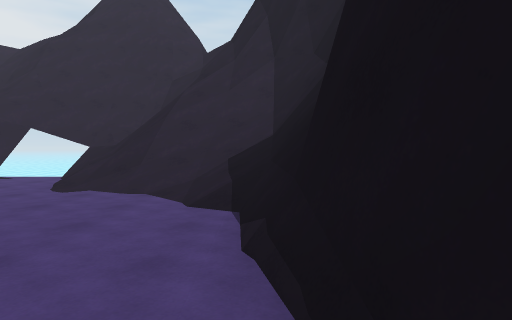
view 1 (above)

24 first-person views from a walk through a Unity game level. The camera is 1.4 m above the floor, tilts 2° down and sees 75° across. The floor is counted in squares, 2 m on a side. Each view is taken from the middle of a square. On the plan, view 1 faces up. The plan holds only what a view shows up to about 10 squares ahead; the rest is blank. The place goes on beyond the plan. Surface patterns are stand-ins for the level's own textures.

view 2
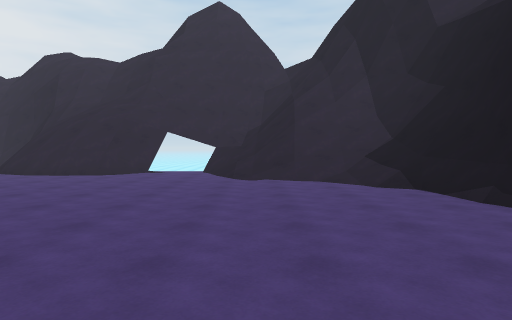

view 3
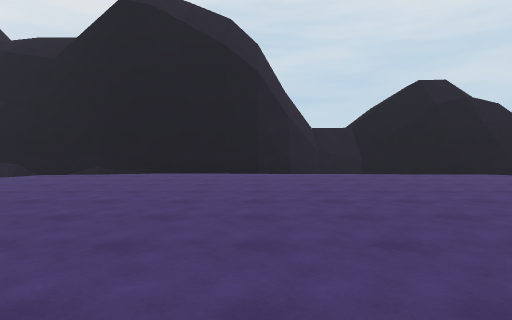

view 4
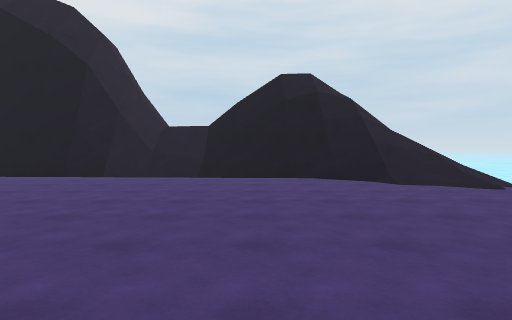

view 5
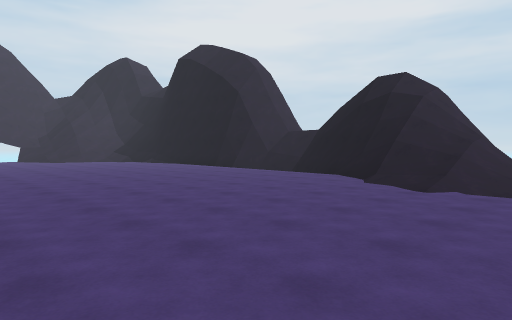

view 6
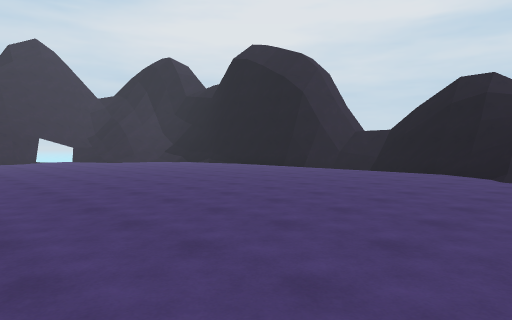

view 7
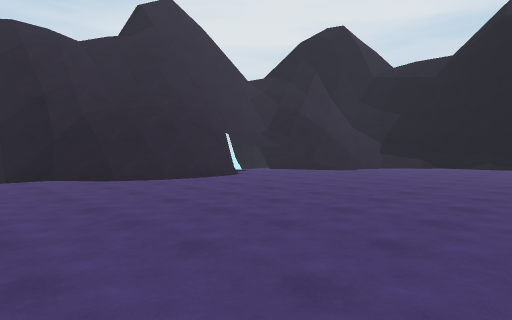

view 8
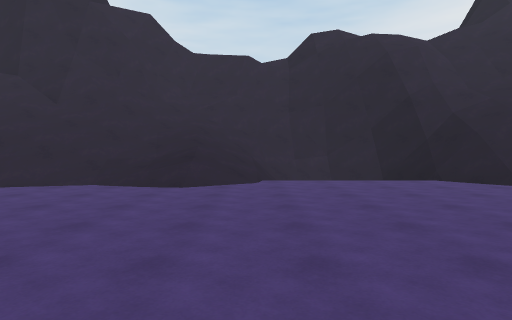

view 9
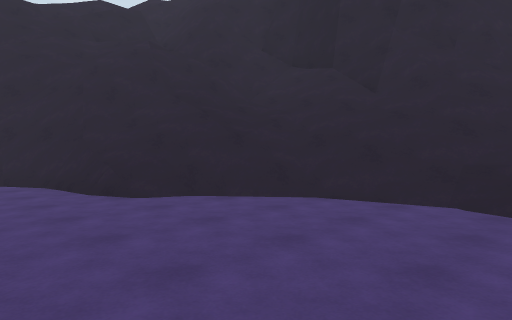

view 10
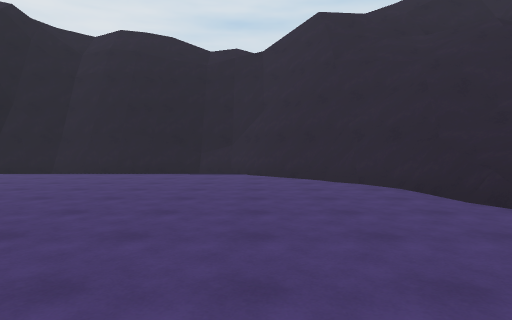

view 11
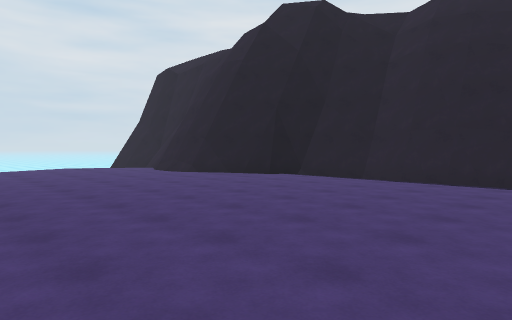

view 12
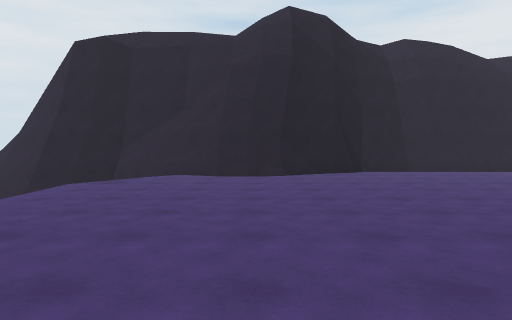

view 13
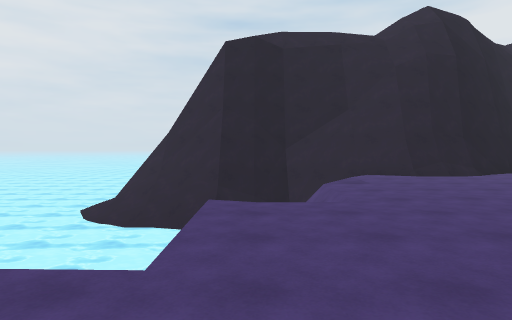

view 14
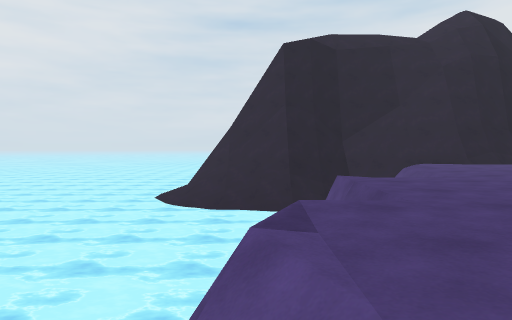

view 15
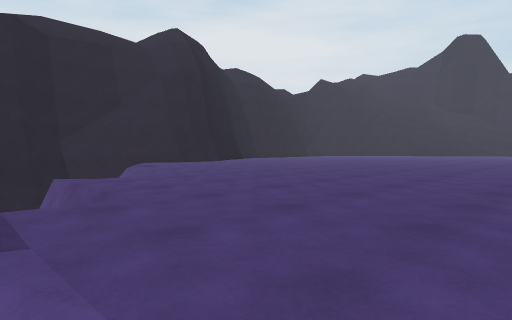

view 16
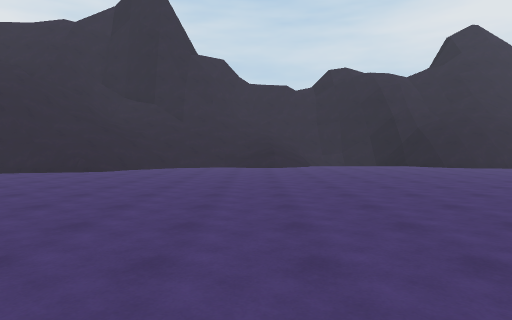

view 17
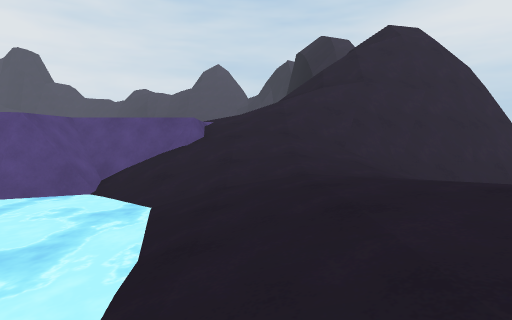

view 18
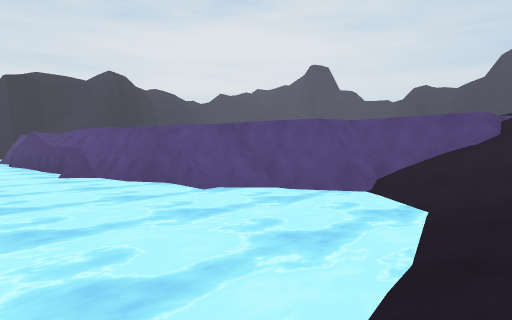

view 19
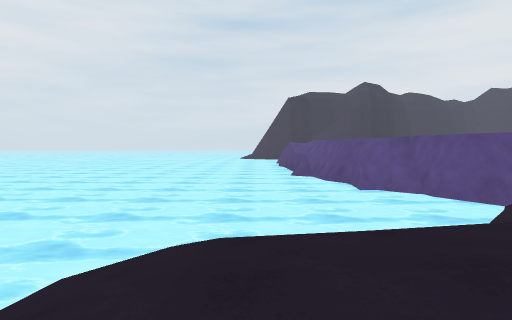

view 20
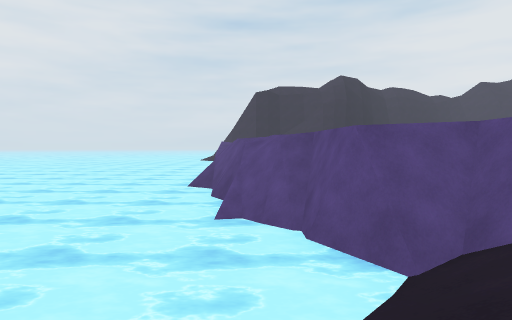

view 21
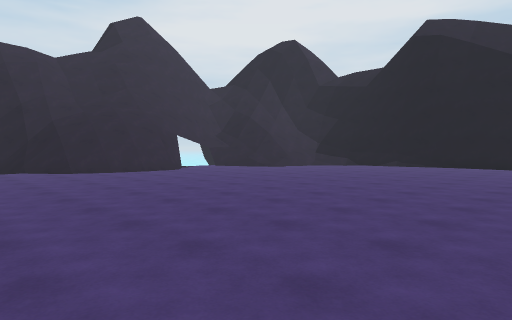

view 22
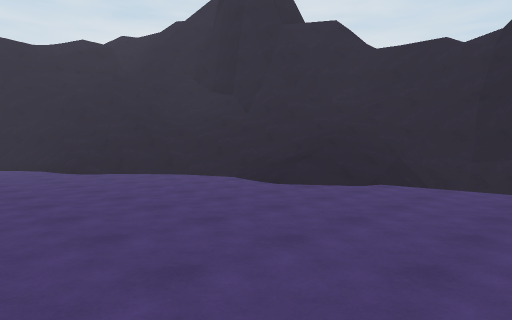

view 23
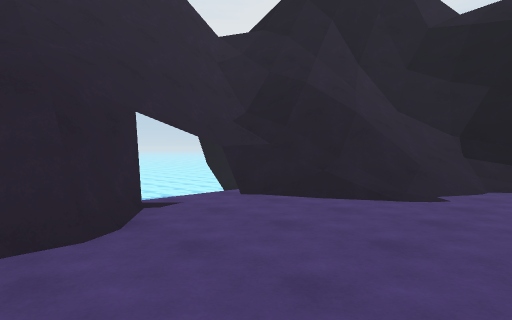

view 24
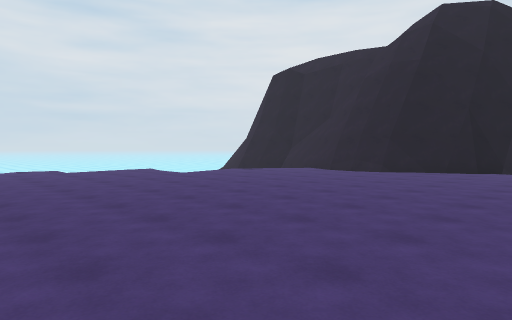

### Floor plan
Key: @ floor where view 1 was taken; # wall or solid block; . main floor; - floor 1.5 m lower than the main floor; / step, stairs or slope; = window, fence, low wall or low ledge; ~ water the walk can cross; ≈ water the walk keeps out of; ^ raised ledge; v drop or lower ground.
Columns run from 28 left of view 1 to 5 right of it. Each row starts with its distance up from view 1.
 12          #####
 11     #######=###            ##
 10     #///#=////####     ######
  9 #####/////////   ##   ###///#v
  8 #/////////////.../#####.////^#
  7 #/////////.//...../###../////#
  6 #///////.................////#
  5 #/v##==...................///#
  4 #v##......................./##
  3 ###.........................##
  2 ##..........................##
  1 #............................#
  0 #...........................@#
 -1 #............................#
 -2 #............................#
 -3 #............. ............./#
 -4 #............      ........./##
 -5 #v...........      ........./=#
 -6 ≈#...........      ........./##
 -7  #...........     ........../#≈
 -8  ##..........     ..........=##
 -9   #.........      .........///#v
-10   #.........      .........///###v
-11  ≈#.........      ......../////##v
-12  ##v.........       ......=////##≈
-13  #v  //......       ....==///=v ≈
-14  ≈#≈  /......        .#v#//////
-15   #v  ≈v /...     .///v≈≈≈////
-16  ≈v≈≈≈≈≈ ≈v//  ////≈≈≈≈≈≈≈//-/
-17  #v≈≈≈≈≈≈≈     ≈≈≈≈≈≈≈≈≈≈≈~//-
-18  vv≈≈≈≈≈≈≈       ≈≈≈≈≈≈≈≈≈~////
-19  ≈≈≈≈≈≈≈≈≈       ≈≈≈≈≈≈≈≈≈≈~//
-20  ≈≈≈≈≈≈≈         ≈≈≈≈≈≈≈≈≈≈≈~
-21  ≈≈≈≈≈≈          ≈≈≈≈≈≈≈≈≈≈≈

Positions as (right, up) in squares from view 1, and headings:
1: (0, 0), facing up
2: (-3, -2), facing up
3: (-9, -2), facing right
4: (-8, -7), facing right
5: (-8, -13), facing up-right
6: (-10, -11), facing up-right
7: (-13, 0), facing up-right
8: (-15, 1), facing up
9: (-17, 3), facing up-left
10: (-18, 2), facing left
11: (-20, 0), facing down-left
12: (-17, -9), facing left
13: (-17, -14), facing left
14: (-16, -16), facing left
15: (-16, -16), facing up-left
16: (-17, -5), facing up
17: (-1, -19), facing up
18: (-1, -19), facing up-left
19: (2, -18), facing left
20: (-1, -15), facing left
21: (-13, -3), facing up-right
22: (-12, 2), facing up-left
23: (-8, 4), facing up-right
24: (-16, -4), facing down-left
